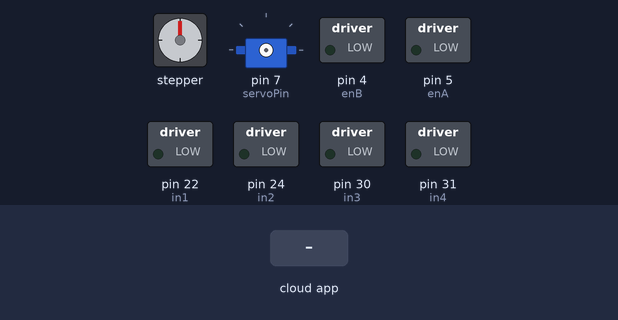
Simulated run of this sketch. Board: Arduino Mega 2560, built with avr-gcc and run on an emulated ATmega2560. On the bench: stepper motor, servo, switched loads named in the sketch (green lamp = pin HIGH). The test bench sets the inputs (shaded band). The ROS host is connected and sends only what is stated; stepper angles assume 200 steps per turn.

Above: at 1.2 s.
1.3 s: the phone or cloud app sets servo to 45
At 2.6 s:
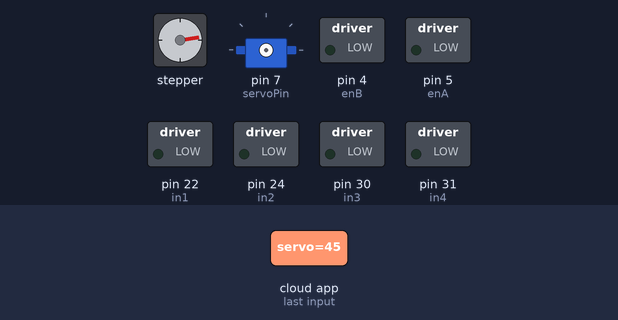
3.0 s: the phone or cloud app sets brush_servo to 0
4.5 s: the phone or cloud app sets pump_motor to 0
At 5.7 s:
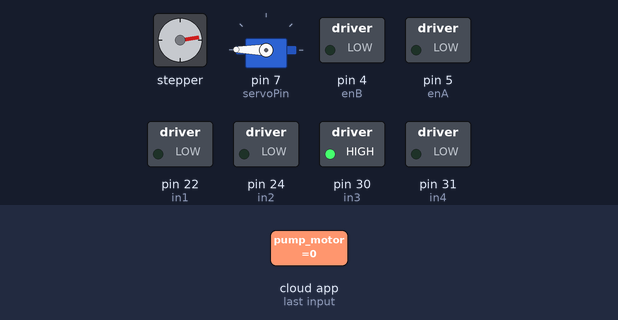
6.0 s: the phone or cloud app sets brush_dc to 0
At 7.0 s:
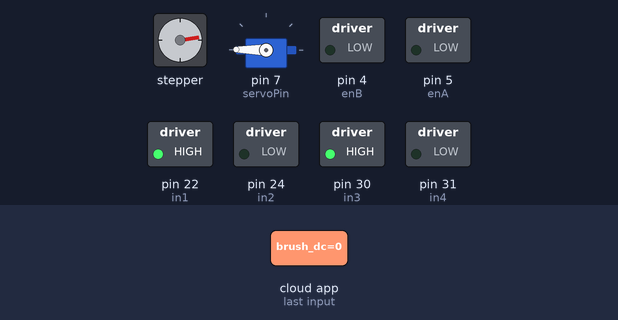
7.5 s: the phone or cloud app sets servo to 0
At 8.4 s:
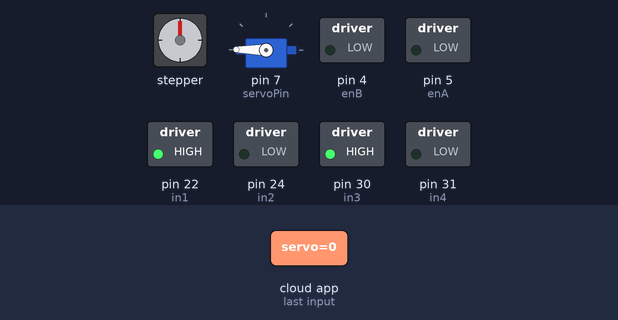
9.2 s: the phone or cloud app sets brush_servo to 45
At 9.5 s:
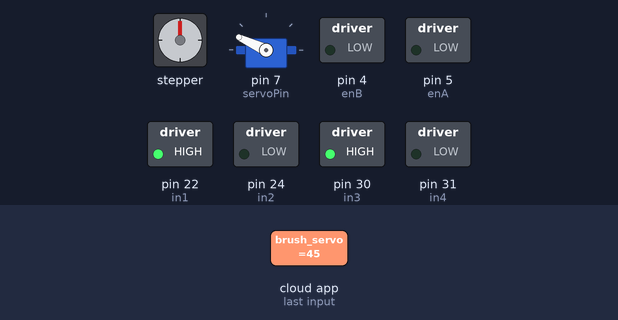
Timing chart, 0 to 11.7 s (numbered marks = the images above; inputs shaded):
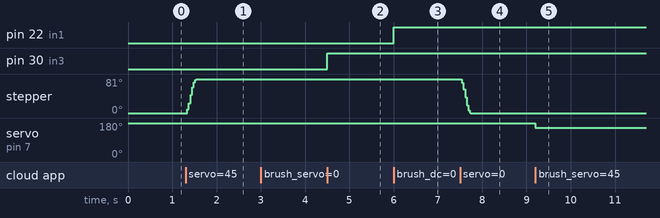

Measured:
- after the input at 1.3 s, stepper: turns 81° clockwise in 0.20 s, starting at once
- after the input at 4.5 s, pin 30 (in3): LOW → HIGH at once
- after the input at 6.0 s, pin 22 (in1): LOW → HIGH at once
- after the input at 7.5 s, stepper: turns 81° counter-clockwise in 0.20 s, starting at once
- after the input at 9.2 s, servo on pin 7 (servoPin): 179° → 155° at once

The sketch:

arduino_controller.ino
```cpp
/* Linear Actuator Controller

   Creates a Servo Controller Subsriber Node on Arduino
   - subsribes to /la_servo topic
   - uses AccelStepper library to update servo position

   Dependencies:
   - rosserial_arduino library - Follow http://wiki.ros.org/rosserial_arduino/Tutorials/Arduino%20IDE%20Setup
   - AccelStepper library - Install from ManageLibraries in Arduino

   created 2022
   by Rishab Patwari <https://patwaririshab.github.io>
   modified 16 Jan 2022
   by Rishab Patwari
 */

// Include ROS Libraries
#include <Arduino.h>
#include <ros.h>
#include <std_msgs/Int32.h>
#include <std_msgs/String.h>

// Include AccelStepper Library & Define Pins
#include <AccelStepper.h>
#include <stdio.h>
#define dirPin 12 //lin actuator stepper motor direction pin
#define stepPin 11 // lin actuator stepper motor step pin
#define motorInterfaceType 1
//include servo and define pin
#include <Servo.h>
#define servoPin 7 //toilet brush servo pin
//define for dc motors
#define enA 5 //brush motor speed
#define in1 22 //brush motor clockwise
#define in2 24 //brush motor anti-clockwise
#define in3 30 //pump motor digital pin 1
#define in4 31 //pump motor digital pin 2
#define enB 4 //pump motor speed

// Init ROS Helpers
ros::NodeHandle nh;
// LinAct stepper publisher
std_msgs::Int32 feedback_msg;
ros::Publisher pub("servo_current_pos", &feedback_msg);
//for brush servo publisher
std_msgs::Int32 brush_servo_feedback_msgs;
ros::Publisher pub_brush_servo("brush_servo_state", &brush_servo_feedback_msgs);
//for water pump dc motor
std_msgs::Int32 pump_speed_feedback_msgs;
ros::Publisher pub_pump_motor("pump_motor_speed", &pump_speed_feedback_msgs);
//for brush dc motor
std_msgs::Int32 brush_dc_feedback_msgs;
ros::Publisher pub_brush_dc("brush_dc_motor_speed", &brush_dc_feedback_msgs);

// Init AccelStepper Library Helpers
AccelStepper stepper = AccelStepper(motorInterfaceType, stepPin, dirPin);
#define MAX_STEPPER_SPEED 1300
#define STEPPER_ACCELERATION 2600
#define STEPPER_THRESHOLD 4500

//call back function for linear actuator
void servo_cb (const std_msgs::Int32& cmd_msgs) {
  nh.loginfo("LinActuator Message Received");
  int value = cmd_msgs.data;
  char output[80];
  sprintf(output, "Received Servo Angle = %d", value);
  nh.loginfo(output);

  // Set the position target
  stepper.moveTo(value);

  // Non-blocking call to run the motor + publish feedback
  while (stepper.distanceToGo() != 0) {
    stepper.run();
    //    Do not publish feedback here otherwise actuator behaves weirdly
    //    feedback_msg.data = stepper.currentPosition();
    //    pub.publish(&feedback_msg);
  }

  // Publish Final Position
  feedback_msg.data = stepper.currentPosition();
  pub.publish(&feedback_msg);
}

Servo brush_servo;
//callback function for toilet brush servo
void brush_servo_cb(const std_msgs::Int32& cmd_msgs){
  nh.loginfo("Brush Servo Message Received");
  int input = cmd_msgs.data;
  char output[80];
  sprintf(output, "Brush servo state = %d", input);
  nh.loginfo(output);
  //run servo motor
  if (input==0){
    brush_servo.attach(servoPin);
    brush_servo.write(179);
    delay(250);
    brush_servo.detach();
    brush_servo_feedback_msgs.data = 0;
  } else{
    brush_servo.attach(servoPin);
    brush_servo.write(155);
    delay(250);
    brush_servo.detach();
    brush_servo_feedback_msgs.data = 1;
  }
  //Publish state
  pub_brush_servo.publish(&brush_servo_feedback_msgs);
}

//pump motor <!-- speed message between 0 and 255
void pump_motor_cb(const std_msgs::Int32& cmd_msgs){
  nh.loginfo("Pump speed received");
  int input = cmd_msgs.data;
  char output[80];
  sprintf(output, "pump motor speed = %d", input);
  nh.loginfo(output);
  //run motor pump, motor is off for input smaller than 50
  digitalWrite(in3, HIGH);
  digitalWrite(in4, LOW);
  if (input < 50){
    analogWrite(enB, 0);
    pump_speed_feedback_msgs.data = 0;
  } else {
    analogWrite(enB, input/2);
    pump_speed_feedback_msgs.data = input;
  }
  //Publish speed
  pub_pump_motor.publish(&pump_speed_feedback_msgs);
}

//brush dc motor <!-- speed message between 0 and 255
void brush_dc_cb(const std_msgs::Int32& cmd_msgs){
  nh.loginfo("Brush dcm speed received");
  int input = cmd_msgs.data;
  char output[80];
  sprintf(output, "brush dc motor speed = %d", input);
  nh.loginfo(output);
  //run brush dc motor, motor is off for input smaller than 50
  digitalWrite(in1, HIGH);
  digitalWrite(in2, LOW);
  if (input < 50){
    analogWrite(enA, 0);
    brush_dc_feedback_msgs.data = 0;
  } else {
    analogWrite(enA, input);
    brush_dc_feedback_msgs.data = input;
  }
  //Publish speed
  pub_brush_dc.publish(&brush_dc_feedback_msgs);
}

//Create Subsciber for motors
ros::Subscriber<std_msgs::Int32> sub("servo", &servo_cb); //linAct stepper
ros::Subscriber<std_msgs::Int32> sub_brush_servo("brush_servo", &brush_servo_cb); //brush servo
ros::Subscriber<std_msgs::Int32> sub_pump_motor("pump_motor", &pump_motor_cb); //pump motor
ros::Subscriber<std_msgs::Int32> sub_brush_dc("brush_dc", &brush_dc_cb); //brush dc motor

// Move Up Actuator Till Callibrate - Attach Code to Cause Interrupt
void callibrateStepper() {
  // stepper.runToNewPosition(STEPPER_THRESHOLD + 1000);
  // Attach Interrupt
  stepper.setCurrentPosition(0);
}

void setup() {
  // Init Stepper & Callibrate Position
  stepper.setMaxSpeed(MAX_STEPPER_SPEED);
  stepper.setAcceleration(STEPPER_ACCELERATION);
  callibrateStepper();

  // Init ROS Node, Publisher, Subscriber
  nh.initNode();
  //LinAct
  nh.subscribe(sub);
  nh.advertise(pub);

  //Brush Servo
  nh.subscribe(sub_brush_servo);
  nh.advertise(pub_brush_servo);

  //Pump Motor
  pinMode(enB, OUTPUT);
  pinMode(in3, OUTPUT);
  pinMode(in4, OUTPUT);
  nh.subscribe(sub_pump_motor);
  nh.advertise(pub_pump_motor);

  //Brush DC motor
  pinMode(enA, OUTPUT);
  pinMode(in1, OUTPUT);
  pinMode(in2, OUTPUT);
  nh.subscribe(sub_brush_dc);
  nh.advertise(pub_brush_dc);
}

void loop(){
  nh.spinOnce();
  delay(1);
}
```
